Frame 1 (no input): blank canvas, image omitted
Frame 60 (the mouse pressed at the canvas centre just before this capture): blank canvas, image omitted
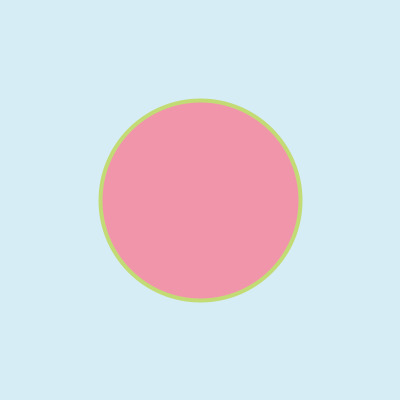
Frame 120 (the mouse held since frame 60 and released just before this capture)

The Processing sketch whose frames 1 and 60 were blank and that drew this single picture after the mouse press (run headless with seeded random() and noise(); from frame 60 on, the mouse is pressed at the canvas centre):

// Processing sketch: processing_140399
// ── processing_140399.pde

// base example for color experiments
// AW, March 2014
 
color c1,c2,c3; // Füllfarbe, Linienfarbe, Hintergrundfarbe
 
void setup() {
  defineColors();
  background(c2);
  size(400,400);
  strokeWeight(4); 
}
 
void draw() {
  fill(c1);
  stroke(c3);
  ellipse(mouseX, mouseY, abs(mouseX-pmouseX), abs(mouseX-pmouseX));
}
   
void defineColors() {
   c1 = color(241,150,170);
   c2 = color(214,237,245);
   c3 = color(194,219,117); 
}
